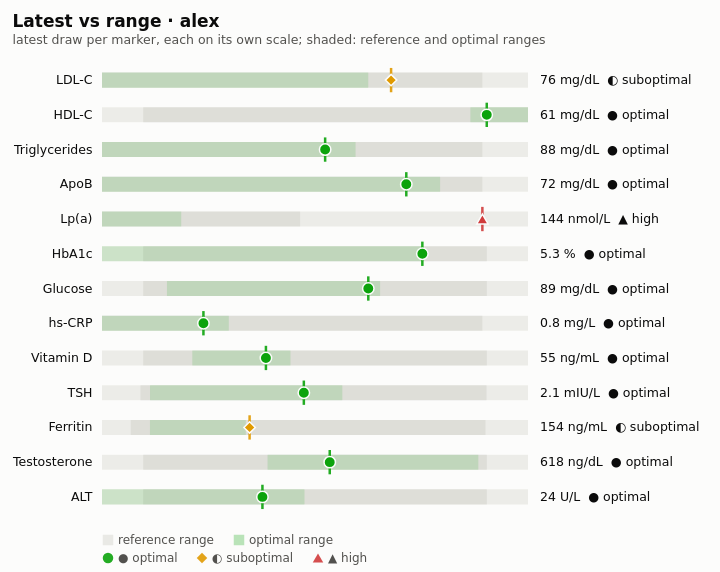

Specify this chart in Vega-Lite:
### Vega-Lite specification from a JSON file in a GitHub repository (floating-point values rounded to 4 significant figures)
{"$schema": "https://vega.github.io/schema/vega-lite/v5.json", "description": "health-chart bullet: one row per marker on its own normalized track, reference and optimal ranges as bands, the latest value marked by status (shape + color, glyph and word beside it).", "width": 720, "height": 572, "autosize": {"type": "fit", "contains": "padding"}, "padding": {"left": 12, "right": 20, "top": 12, "bottom": 8}, "background": "#fcfcfb", "title": {"text": "Latest vs range · alex", "subtitle": "latest draw per marker, each on its own scale; shaded: reference and optimal ranges", "anchor": "start", "offset": 14, "fontSize": 17, "subtitleFontSize": 12.5, "color": "#0b0b0b", "subtitleColor": "#52514e"}, "config": {"font": "DejaVu Sans", "view": {"stroke": null}, "axis": {"labelColor": "#52514e", "titleColor": "#52514e", "labelFontSize": 11.5, "titleFontSize": 11.5, "titleFontWeight": "normal", "gridColor": "#e1e0d9", "domainColor": "#c3c2b7", "tickColor": "#c3c2b7"}, "legend": {"labelColor": "#52514e", "labelFontSize": 12, "orient": "bottom", "direction": "horizontal", "title": null, "symbolSize": 110, "columnPadding": 18, "layout": {"bottom": {"anchor": "start", "direction": "vertical", "margin": 6}}}}, "data": {"values": [{"person": "alex", "marker": "ldl-c", "label": "LDL-C", "date": "2025-09-15", "value": 76, "unit": "mg/dL", "value_label": "76 mg/dL", "status": "suboptimal", "glyph": "◐", "status_label": "◐ suboptimal", "color": "#e09a00", "rgb": 14719488, "shape": "diamond", "pt": 13, "ref_low": 0, "ref_high": 100, "opt_low": null, "opt_high": 70, "index": 1, "domain_lo": 0, "domain_hi": 112, "pos": 0.6786, "ref_x": 0, "ref_x2": 0.8929, "opt_x": 0, "opt_x2": 0.625, "ref_range": "0–100", "opt_range": "≤70", "latest_label": "76 mg/dL  ◐ suboptimal"}, {"person": "alex", "marker": "hdl-c", "label": "HDL-C", "date": "2025-09-15", "value": 61, "unit": "mg/dL", "value_label": "61 mg/dL", "status": "optimal", "glyph": "●", "status_label": "● optimal", "color": "#0ca30c", "rgb": 828172, "shape": "circle", "pt": 7, "ref_low": 40, "ref_high": null, "opt_low": 60, "opt_high": null, "index": 2, "domain_lo": 37.48, "domain_hi": 63.52, "pos": 0.9032, "ref_x": 0.0968, "ref_x2": 1, "opt_x": 0.8648, "opt_x2": 1, "ref_range": "≥40", "opt_range": "≥60", "latest_label": "61 mg/dL  ● optimal"}, {"person": "alex", "marker": "triglycerides", "label": "Triglycerides", "date": "2025-09-15", "value": 88, "unit": "mg/dL", "value_label": "88 mg/dL", "status": "optimal", "glyph": "●", "status_label": "● optimal", "color": "#0ca30c", "rgb": 828172, "shape": "circle", "pt": 7, "ref_low": 0, "ref_high": 150, "opt_low": null, "opt_high": 100, "index": 3, "domain_lo": 0, "domain_hi": 168, "pos": 0.5238, "ref_x": 0, "ref_x2": 0.8929, "opt_x": 0, "opt_x2": 0.5952, "ref_range": "0–150", "opt_range": "≤100", "latest_label": "88 mg/dL  ● optimal"}, {"person": "alex", "marker": "apob", "label": "ApoB", "date": "2025-09-15", "value": 72, "unit": "mg/dL", "value_label": "72 mg/dL", "status": "optimal", "glyph": "●", "status_label": "● optimal", "color": "#0ca30c", "rgb": 828172, "shape": "circle", "pt": 7, "ref_low": 0, "ref_high": 90, "opt_low": null, "opt_high": 80, "index": 4, "domain_lo": 0, "domain_hi": 100.8, "pos": 0.7143, "ref_x": 0, "ref_x2": 0.8929, "opt_x": 0, "opt_x2": 0.7937, "ref_range": "0–90", "opt_range": "≤80", "latest_label": "72 mg/dL  ● optimal"}, {"person": "alex", "marker": "lpa", "label": "Lp(a)", "date": "2025-09-15", "value": 144, "unit": "nmol/L", "value_label": "144 nmol/L", "status": "high", "glyph": "▲", "status_label": "▲ high", "color": "#d03b3b", "rgb": 13646651, "shape": "triangle-up", "pt": 9, "ref_low": 0, "ref_high": 75, "opt_low": null, "opt_high": 30, "index": 5, "domain_lo": 0, "domain_hi": 161.3, "pos": 0.8929, "ref_x": 0, "ref_x2": 0.465, "opt_x": 0, "opt_x2": 0.186, "ref_range": "0–75", "opt_range": "≤30", "latest_label": "144 nmol/L  ▲ high"}, {"person": "alex", "marker": "hba1c", "label": "HbA1c", "date": "2025-09-15", "value": 5.3, "unit": "%", "value_label": "5.3 %", "status": "optimal", "glyph": "●", "status_label": "● optimal", "color": "#0ca30c", "rgb": 828172, "shape": "circle", "pt": 7, "ref_low": 4.0, "ref_high": 5.6, "opt_low": null, "opt_high": 5.3, "index": 6, "domain_lo": 3.808, "domain_hi": 5.792, "pos": 0.752, "ref_x": 0.0968, "ref_x2": 0.9032, "opt_x": 0, "opt_x2": 0.752, "ref_range": "4–5.6", "opt_range": "≤5.3", "latest_label": "5.3 %  ● optimal"}, {"person": "alex", "marker": "glucose", "label": "Glucose", "date": "2025-09-15", "value": 89, "unit": "mg/dL", "value_label": "89 mg/dL", "status": "optimal", "glyph": "●", "status_label": "● optimal", "color": "#0ca30c", "rgb": 828172, "shape": "circle", "pt": 7, "ref_low": 70, "ref_high": 99, "opt_low": 72, "opt_high": 90, "index": 7, "domain_lo": 66.52, "domain_hi": 102.5, "pos": 0.6251, "ref_x": 0.0968, "ref_x2": 0.9032, "opt_x": 0.1524, "opt_x2": 0.6529, "ref_range": "70–99", "opt_range": "72–90", "latest_label": "89 mg/dL  ● optimal"}, {"person": "alex", "marker": "hscrp", "label": "hs-CRP", "date": "2025-09-15", "value": 0.8, "unit": "mg/L", "value_label": "0.8 mg/L", "status": "optimal", "glyph": "●", "status_label": "● optimal", "color": "#0ca30c", "rgb": 828172, "shape": "circle", "pt": 7, "ref_low": 0, "ref_high": 3.0, "opt_low": null, "opt_high": 1.0, "index": 8, "domain_lo": 0, "domain_hi": 3.36, "pos": 0.2381, "ref_x": 0, "ref_x2": 0.8929, "opt_x": 0, "opt_x2": 0.2976, "ref_range": "0–3", "opt_range": "≤1", "latest_label": "0.8 mg/L  ● optimal"}, {"person": "alex", "marker": "vitamin-d", "label": "Vitamin D", "date": "2025-09-15", "value": 55, "unit": "ng/mL", "value_label": "55 ng/mL", "status": "optimal", "glyph": "●", "status_label": "● optimal", "color": "#0ca30c", "rgb": 828172, "shape": "circle", "pt": 7, "ref_low": 30, "ref_high": 100, "opt_low": 40, "opt_high": 60, "index": 9, "domain_lo": 21.6, "domain_hi": 108.4, "pos": 0.3848, "ref_x": 0.0968, "ref_x2": 0.9032, "opt_x": 0.212, "opt_x2": 0.4424, "ref_range": "30–100", "opt_range": "40–60", "latest_label": "55 ng/mL  ● optimal"}, {"person": "alex", "marker": "tsh", "label": "TSH", "date": "2025-09-15", "value": 2.1, "unit": "mIU/L", "value_label": "2.1 mIU/L", "status": "optimal", "glyph": "●", "status_label": "● optimal", "color": "#0ca30c", "rgb": 828172, "shape": "circle", "pt": 7, "ref_low": 0.4, "ref_high": 4.0, "opt_low": 0.5, "opt_high": 2.5, "index": 10, "domain_lo": 0, "domain_hi": 4.432, "pos": 0.4738, "ref_x": 0.0903, "ref_x2": 0.9025, "opt_x": 0.1128, "opt_x2": 0.5641, "ref_range": "0.4–4", "opt_range": "0.5–2.5", "latest_label": "2.1 mIU/L  ● optimal"}, {"person": "alex", "marker": "ferritin", "label": "Ferritin", "date": "2025-09-15", "value": 154, "unit": "ng/mL", "value_label": "154 ng/mL", "status": "suboptimal", "glyph": "◐", "status_label": "◐ suboptimal", "color": "#e09a00", "rgb": 14719488, "shape": "diamond", "pt": 13, "ref_low": 30, "ref_high": 400, "opt_low": 50, "opt_high": 150, "index": 11, "domain_lo": 0, "domain_hi": 444.4, "pos": 0.3465, "ref_x": 0.0675, "ref_x2": 0.9001, "opt_x": 0.1125, "opt_x2": 0.3375, "ref_range": "30–400", "opt_range": "50–150", "latest_label": "154 ng/mL  ◐ suboptimal"}, {"person": "alex", "marker": "testosterone-total", "label": "Testosterone", "date": "2025-09-15", "value": 618, "unit": "ng/dL", "value_label": "618 ng/dL", "status": "optimal", "glyph": "●", "status_label": "● optimal", "color": "#0ca30c", "rgb": 828172, "shape": "circle", "pt": 7, "ref_low": 264, "ref_high": 916, "opt_low": 500, "opt_high": 900, "index": 12, "domain_lo": 185.8, "domain_hi": 994.2, "pos": 0.5346, "ref_x": 0.0968, "ref_x2": 0.9032, "opt_x": 0.3887, "opt_x2": 0.8834, "ref_range": "264–916", "opt_range": "500–900", "latest_label": "618 ng/dL  ● optimal"}, {"person": "alex", "marker": "alt", "label": "ALT", "date": "2025-09-15", "value": 24, "unit": "U/L", "value_label": "24 U/L", "status": "optimal", "glyph": "●", "status_label": "● optimal", "color": "#0ca30c", "rgb": 828172, "shape": "circle", "pt": 7, "ref_low": 7, "ref_high": 56, "opt_low": null, "opt_high": 30, "index": 13, "domain_lo": 1.12, "domain_hi": 61.88, "pos": 0.3766, "ref_x": 0.0968, "ref_x2": 0.9032, "opt_x": 0, "opt_x2": 0.4753, "ref_range": "7–56", "opt_range": "≤30", "latest_label": "24 U/L  ● optimal"}]}, "transform": [{"calculate": "0", "as": "track_lo"}, {"calculate": "1", "as": "track_hi"}], "encoding": {"y": {"field": "label", "type": "nominal", "title": null, "scale": {"domain": ["LDL-C", "HDL-C", "Triglycerides", "ApoB", "Lp(a)", "HbA1c", "Glucose", "hs-CRP", "Vitamin D", "TSH", "Ferritin", "Testosterone", "ALT"], "paddingInner": 0.3, "paddingOuter": 0.2}, "axis": {"domain": false, "ticks": false, "labelPadding": 10, "labelFontSize": 12.5, "labelColor": "#0b0b0b", "labelLimit": 220}}}, "layer": [{"mark": {"type": "bar", "height": {"band": 0.62}, "color": "#e1e0d9", "opacity": 0.55}, "encoding": {"x": {"field": "track_lo", "type": "quantitative", "scale": {"domain": [0, 1], "nice": false, "zero": false}, "axis": null}, "x2": {"field": "track_hi"}}}, {"transform": [{"filter": "isValid(datum.ref_x) && isValid(datum.ref_x2)"}], "mark": {"type": "bar", "height": {"band": 0.62}, "opacity": 0.28}, "encoding": {"x": {"field": "ref_x", "type": "quantitative"}, "x2": {"field": "ref_x2"}, "fill": {"datum": "reference range", "type": "nominal", "scale": {"domain": ["reference range", "optimal range"], "range": ["#b8b7ad", "#0ca30c"]}, "legend": {"symbolType": "square", "encode": {"symbols": {"update": {"opacity": {"value": 0.6}}}}}}, "tooltip": [{"field": "label", "title": "marker"}, {"field": "ref_range", "title": "reference"}]}}, {"transform": [{"filter": "isValid(datum.opt_x) && isValid(datum.opt_x2)"}], "mark": {"type": "bar", "height": {"band": 0.62}, "opacity": 0.14}, "encoding": {"x": {"field": "opt_x", "type": "quantitative"}, "x2": {"field": "opt_x2"}, "fill": {"datum": "optimal range", "type": "nominal"}, "tooltip": [{"field": "label", "title": "marker"}, {"field": "opt_range", "title": "optimal"}]}}, {"transform": [{"filter": "isValid(datum.pos)"}], "mark": {"type": "tick", "thickness": 2.5, "bandSize": 22, "opacity": 0.9}, "encoding": {"x": {"field": "pos", "type": "quantitative"}, "color": {"field": "status_label", "type": "nominal", "scale": {"domain": ["● optimal", "◐ suboptimal", "▲ high"], "range": ["#0ca30c", "#e09a00", "#d03b3b"]}}}}, {"transform": [{"filter": "isValid(datum.pos)"}], "mark": {"type": "point", "filled": true, "size": 130, "opacity": 1, "stroke": "#fcfcfb", "strokeWidth": 1.5}, "encoding": {"x": {"field": "pos", "type": "quantitative"}, "color": {"field": "status_label", "type": "nominal", "scale": {"domain": ["● optimal", "◐ suboptimal", "▲ high"], "range": ["#0ca30c", "#e09a00", "#d03b3b"]}}, "shape": {"field": "status_label", "type": "nominal", "scale": {"domain": ["● optimal", "◐ suboptimal", "▲ high"], "range": ["circle", "diamond", "triangle-up"]}}, "tooltip": [{"field": "label", "title": "marker"}, {"field": "date", "type": "temporal", "format": "%Y-%m-%d", "formatType": "utc"}, {"field": "value_label", "title": "value"}, {"field": "status_label", "title": "status"}, {"field": "ref_range", "title": "reference"}, {"field": "opt_range", "title": "optimal"}]}}, {"mark": {"type": "text", "align": "left", "baseline": "middle", "dx": 12, "fontSize": 12.5, "color": "#0b0b0b"}, "encoding": {"x": {"datum": 1, "type": "quantitative"}, "text": {"field": "latest_label"}}}]}
